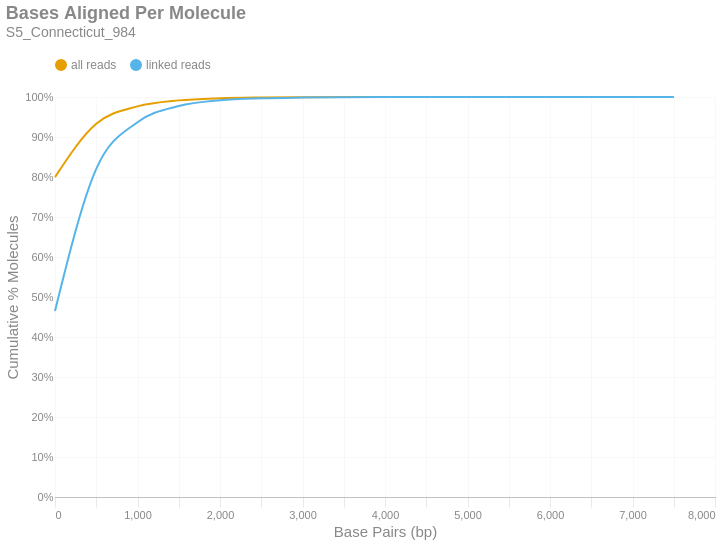

The cell this chart's notebook holds for it:
### Markdown cell above
### Bases Aligned Per Molecule
This is a cumulative frequency distribution showing the number of base pairs aligned per unique molecule. These data are shown in 500 bp bins. There are two distributions: one with `all reads` (yellow) and another with only `linked reads` (blue). The percent of molecules in the `linked reads` distribution is relative to the total number of linked molecules.

### Code cell
if SKIPLR:
    print_html(f"Skipped")
else:
    binned_df = consolidated_hist(valids['aligned_bp'], mask, 500, True)
    with SafeRender(binned_df):
        (
            density_plot(binned_df, 'Bases Aligned Per Molecule', samplename, 'basesper')
            .encode(
                x=alt.X('bin:Q', title="Base Pairs (bp)").axis(tickMinStep=500).scale(padding=0),
                y=alt.Y('value:Q', title='Cumulative % Molecules')
                    .axis(format='%')
                    .scale(domain = [0,1])
                    .stack(False),
                color=alt.Color("key:N").scale(domain = ["all reads", "linked reads"]),
                tooltip = [
                    alt.Tooltip("key:N", title = "Data Type"),
                    alt.Tooltip("range_label:N", title="Bases Aligned Per Molecule"),
                    alt.Tooltip("value:Q", format = ".2%", title="% Molecules (Cum.)")
                ]
            )
        ).display()

### Figure 1 — Vega-Lite specification as saved in the notebook (floating-point values rounded to 4 significant figures)
{"width": "container", "height": 400, "config": {"title": {"anchor": "start", "dy": -15, "fontSize": 18, "color": "#888888", "subtitleColor": "#888888", "subtitleFontSize": 14}, "arc": {"fill": "#0072B2"}, "axis": {"domainColor": "#888888", "domainWidth": 0.5, "gridWidth": 0.2, "grid": false, "titleFontWeight": 400, "titleFontSize": 15, "labelFontSize": 11, "labelColor": "#888888", "tickColor": "#888888", "tickWidth": 0.2, "titleColor": "#888888"}, "axisBand": {"grid": false}, "axisX": {"grid": true, "tickSize": 10, "domainCap": "round"}, "axisY": {"domain": false, "grid": true, "tickSize": 0, "domainCap": "round"}, "background": "transparent", "header": {"labelFontSize": 15, "labelColor": "#888888", "titleFontSize": 15, "titleFontWeight": 600, "titleColor": "#888888"}, "legend": {"labelFont": "sans-serif", "labelFontSize": 12, "labelColor": "#888888", "symbolSize": 100, "symbolType": "circle", "titleFontSize": 12, "titlePadding": 10, "titleColor": "#888888", "title": null, "orient": "top"}, "range": {"category": ["#E69F00", "#56B4E9", "#009E73", "#F0E442", "#0072B2", "#D55E00", "#CC79A7", "#000000"], "diverging": ["#cfe8f3", "#a2d4ec", "#73bfe2", "#46abdb", "#1696d2", "#12719e"]}, "area": {"fill": "#0072B2", "fillOpacity": 0.7, "line": true, "strokeOpacity": 0.7}, "line": {"color": "#0072B2", "stroke": "#0072B2", "strokeWidth": 2}, "trail": {"color": "#0072B2", "stroke": "#0072B2", "strokeWidth": 0, "size": 1}, "point": {"filled": true, "fillOpacity": 1.0, "size": 95}, "text": {"color": "#888888", "fontSize": 11, "align": "right", "fontWeight": 400, "size": 11}, "bar": {"fill": "#0072B2", "stroke": null}, "view": {"stroke": null, "continuousWidth": 660, "continuousHeight": 400}}, "data": {"name": "data-b218b9540e5136b9139c11801931b482"}, "mark": {"type": "line", "interpolate": "monotone", "point": {"opacity": 0, "size": 275}}, "encoding": {"color": {"field": "key", "scale": {"domain": ["all reads", "linked reads"]}, "type": "nominal"}, "tooltip": [{"field": "key", "title": "Data Type", "type": "nominal"}, {"field": "range_label", "title": "Bases Aligned Per Molecule", "type": "nominal"}, {"field": "value", "format": ".2%", "title": "% Molecules (Cum.)", "type": "quantitative"}], "x": {"axis": {"tickMinStep": 500}, "field": "bin", "scale": {"padding": 0}, "title": "Base Pairs (bp)", "type": "quantitative"}, "y": {"axis": {"format": "%"}, "field": "value", "scale": {"domain": [0, 1]}, "stack": false, "title": "Cumulative % Molecules", "type": "quantitative"}}, "params": [{"name": "param_c36ac31b6afebe62", "select": {"type": "point", "fields": ["key"]}, "bind": "legend"}], "title": {"text": "Bases Aligned Per Molecule", "subtitle": "S5_Connecticut_984"}, "transform": [{"fold": ["all reads (cumsum)", "linked reads (cumsum)"]}, {"calculate": "replace(datum.key, ' (cumsum)', '')", "as": "key"}, {"filter": {"param": "param_c36ac31b6afebe62"}}], "usermeta": {"embedOptions": {"downloadFileName": "S5_Connecticut_984.basesper"}}, "$schema": "https://vega.github.io/schema/vega-lite/v6.1.0.json", "datasets": {"data-b218b9540e5136b9139c11801931b482": [{"bin": "0.0", "interval": "0.0-500.0", "all reads": 0.7997, "linked reads": 0.4648, "all reads (cumsum)": 0.7997, "linked reads (cumsum)": 0.4648, "range_label": "0-499"}, {"bin": "500.0", "interval": "500.0-1000.0", "all reads": 0.1334, "linked reads": 0.3554, "all reads (cumsum)": 0.933, "linked reads (cumsum)": 0.8202, "range_label": "500-999"}, {"bin": "1000.0", "interval": "1000.0-1500.0", "all reads": 0.04349, "linked reads": 0.1167, "all reads (cumsum)": 0.9765, "linked reads (cumsum)": 0.9369, "range_label": "1000-1499"}, {"bin": "1500.0", "interval": "1500.0-2000.0", "all reads": 0.01502, "linked reads": 0.04035, "all reads (cumsum)": 0.9916, "linked reads (cumsum)": 0.9773, "range_label": "1500-1999"}, {"bin": "2000.0", "interval": "2000.0-2500.0", "all reads": 0.005385, "linked reads": 0.01447, "all reads (cumsum)": 0.9969, "linked reads (cumsum)": 0.9918, "range_label": "2000-2499"}, {"bin": "2500.0", "interval": "2500.0-3000.0", "all reads": 0.001841, "linked reads": 0.004946, "all reads (cumsum)": 0.9988, "linked reads (cumsum)": 0.9967, "range_label": "2500-2999"}, {"bin": "3000.0", "interval": "3000.0-3500.0", "all reads": 0.0006902, "linked reads": 0.001855, "all reads (cumsum)": 0.9995, "linked reads (cumsum)": 0.9986, "range_label": "3000-3499"}, {"bin": "3500.0", "interval": "3500.0-4000.0", "all reads": 0.0003001, "linked reads": 0.0008066, "all reads (cumsum)": 0.9998, "linked reads (cumsum)": 0.9994, "range_label": "3500-3999"}, {"bin": "4000.0", "interval": "4000.0-4500.0", "all reads": 0.0001302, "linked reads": 0.0003499, "all reads (cumsum)": 0.9999, "linked reads (cumsum)": 0.9997, "range_label": "4000-4499"}, {"bin": "4500.0", "interval": "4500.0-5000.0", "all reads": 5.274e-05, "linked reads": 0.0001417, "all reads (cumsum)": 1.0, "linked reads (cumsum)": 0.9999, "range_label": "4500-4999"}, {"bin": "5000.0", "interval": "5000.0-5500.0", "all reads": 2.726e-05, "linked reads": 7.326e-05, "all reads (cumsum)": 1.0, "linked reads (cumsum)": 0.9999, "range_label": "5000-5499"}, {"bin": "5500.0", "interval": "5500.0-6000.0", "all reads": 1.223e-05, "linked reads": 3.287e-05, "all reads (cumsum)": 1.0, "linked reads (cumsum)": 1.0, "range_label": "5500-5999"}, {"bin": "6000.0", "interval": "6000.0-6500.0", "all reads": 5.35e-06, "linked reads": 1.438e-05, "all reads (cumsum)": 1.0, "linked reads (cumsum)": 1.0, "range_label": "6000-6499"}, {"bin": "6500.0", "interval": "6500.0-7000.0", "all reads": 2.293e-06, "linked reads": 6.162e-06, "all reads (cumsum)": 1.0, "linked reads (cumsum)": 1.0, "range_label": "6500-6999"}, {"bin": "7000.0", "interval": "7000.0-7500.0", "all reads": 1.783e-06, "linked reads": 4.793e-06, "all reads (cumsum)": 1.0, "linked reads (cumsum)": 1.0, "range_label": "7000-7499"}, {"bin": "7500.0", "interval": "7500.0-8000.0", "all reads": 7.643e-07, "linked reads": 2.054e-06, "all reads (cumsum)": 1.0, "linked reads (cumsum)": 1.0, "range_label": "7500-7999"}]}}
